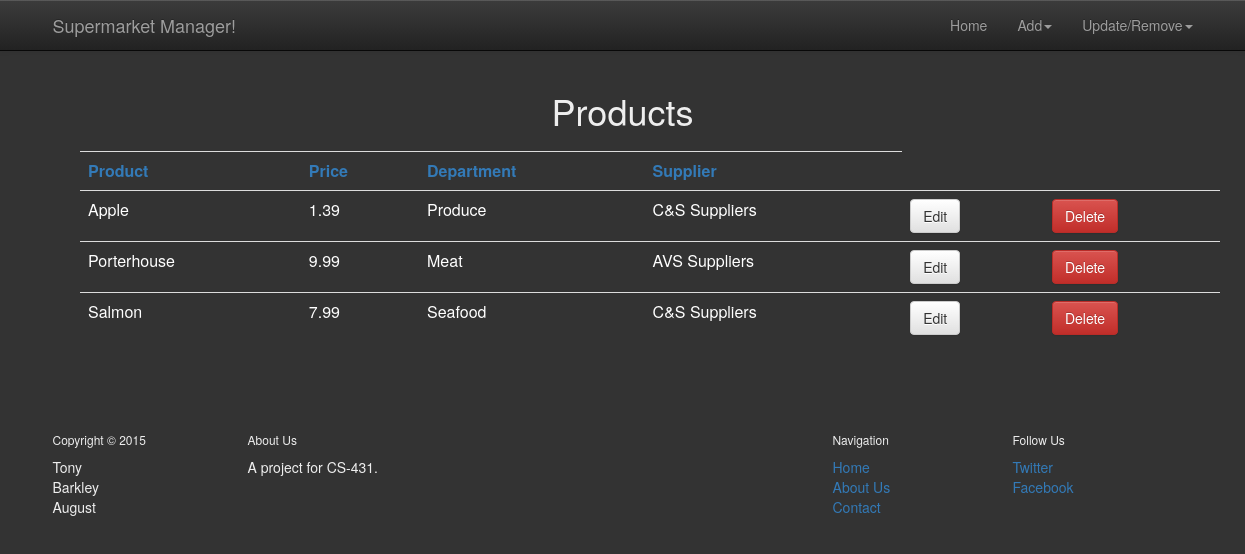
Page /updateProd.php on the earlier database version.
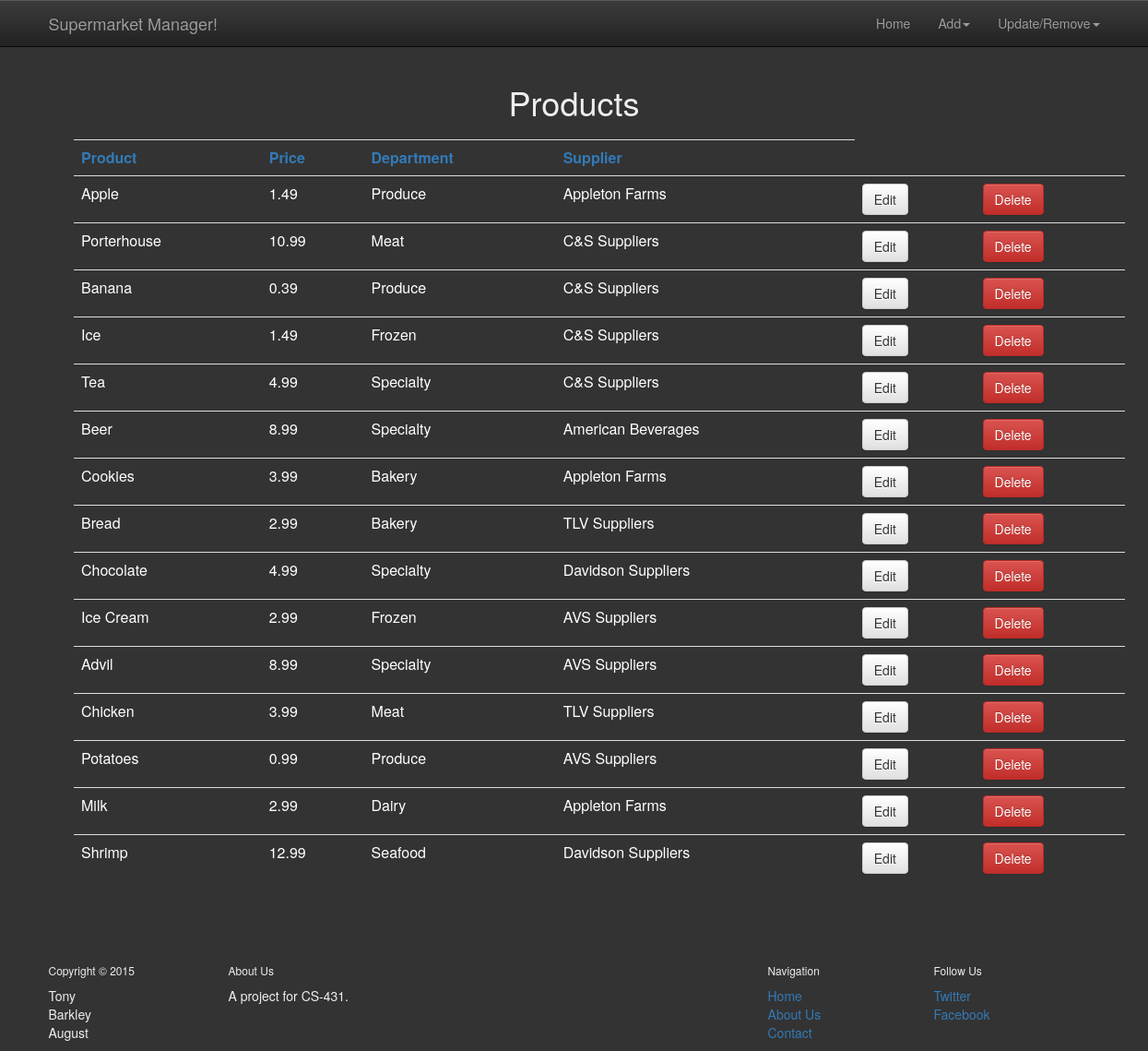
Same page on the later database version.
### tables this page shows
CREATE TABLE IF NOT EXISTS `PRODUCT` (
  `Product_ID` int(11) NOT NULL AUTO_INCREMENT,
  `Product_name` varchar(45) NOT NULL,
  `Product_price` double NOT NULL,
  `Department_ID` int(11) NOT NULL,
  `Supplier_ID` int(11) NOT NULL,
  PRIMARY KEY (`Product_ID`),
  KEY `fk_PRODUCT_DEPARTMENT1_idx` (`Department_ID`),
  KEY `fk_PRODUCT_SUPPLIER1_idx` (`Supplier_ID`)
);

CREATE TABLE IF NOT EXISTS `DEPARTMENT` (
  `Department_ID` int(11) NOT NULL AUTO_INCREMENT,
  `Department_name` varchar(45) NOT NULL,
  PRIMARY KEY (`Department_ID`)
);

CREATE TABLE IF NOT EXISTS `SUPPLIER` (
  `Supplier_ID` int(11) NOT NULL AUTO_INCREMENT,
  `Supplier_name` varchar(45) NOT NULL,
  `Supplier_location` varchar(45) NOT NULL,
  `Supplier_contact` varchar(45) NOT NULL,
  PRIMARY KEY (`Supplier_ID`)
);

### updateProd.php (the view, shortened to what this page needs)
<?php
	include("header.php");
?>
<div class="container-fluid feature">
	<div class="content">
	<h1>Products</h1>
	<?php
		$s = "SELECT *
			  FROM PRODUCT p, DEPARTMENT d, SUPPLIER s
			  WHERE p.Department_ID = d.Department_ID
			  AND p.Supplier_ID = s.Supplier_ID";
		( $t = mysql_query($s) ) or die ( mysql_error() );
	?>
		<div class="container">
          <table class="table table-wrapper" colspan="0">
          <tr>
          	<th><a href="updateProd.php?sort=product">Product</a></th>
          	<th><a href="updateProd.php?sort=price">Price</a></th>
          	<th><a href="updateProd.php?sort=dept">Department</a></th>
          	<th><a href="updateProd.php?sort=supplier">Supplier</a></th>
          </tr>
	<?php
	while ( $row = mysql_fetch_assoc($t) ) :
  		$id = $row['Product_ID'];
  		$product=$row['Product_name'];
  		$price=$row['Product_price'];
  		$department=$row['Department_name'];
  		$supplier=$row['Supplier_name'];
	?>
		<form action="<?php echo htmlspecialchars($_SERVER["PHP_SELF"]);?>" method="post">
             <tr>
				<td>
					<?php echo $product; ?>
				</td>
				<td>
					<?php echo $price; ?>
				</td>
				<td>
					<?php echo $department; ?>
				</td>
				<td>
					<?php echo $supplier; ?>
				</td>
                <td>
                	<a class="btn btn-default" name = "update" href="edit.php?id=<?php echo $id; ?>">Edit</a>
                </td>
                <td>
                	<a class="btn btn-danger" name="delete" href="delete.php?id=<?php echo $id; ?>">Delete</a>
                </td>
             </tr>
         </form>
    <?php endwhile ; ?>
    	  </table>
		</div>
	</div>
</div>
<?php include("footer.php"); ?>

Differences in the rows shown:
changed product "Apple": Product_price "1.39" → "1.49"; Supplier_ID.Supplier_name "C&S Suppliers" → "Appleton Farms"
changed product "Porterhouse": Product_price "9.99" → "10.99"; Supplier_ID.Supplier_name "AVS Suppliers" → "C&S Suppliers"
changed product: Product_name "Salmon" → "Banana"; Product_price "7.99" → "0.39"; Department_ID.Department_name "Seafood" → "Produce"
added product: Product_name "Ice", Product_price "1.49", Department_ID.Department_name "Frozen", Supplier_ID.Supplier_name "C&S Suppliers"
added product: Product_name "Tea", Product_price "4.99", Department_ID.Department_name "Specialty", Supplier_ID.Supplier_name "C&S Suppliers"
added product: Product_name "Beer", Product_price "8.99", Department_ID.Department_name "Specialty", Supplier_ID.Supplier_name "American Beverages"
added product: Product_name "Cookies", Product_price "3.99", Department_ID.Department_name "Bakery", Supplier_ID.Supplier_name "Appleton Farms"
added product: Product_name "Bread", Product_price "2.99", Department_ID.Department_name "Bakery", Supplier_ID.Supplier_name "TLV Suppliers"
added product: Product_name "Chocolate", Product_price "4.99", Department_ID.Department_name "Specialty", Supplier_ID.Supplier_name "Davidson Suppliers"
added product: Product_name "Ice Cream", Product_price "2.99", Department_ID.Department_name "Frozen", Supplier_ID.Supplier_name "AVS Suppliers"
added product: Product_name "Advil", Product_price "8.99", Department_ID.Department_name "Specialty", Supplier_ID.Supplier_name "AVS Suppliers"
added product: Product_name "Chicken", Product_price "3.99", Department_ID.Department_name "Meat", Supplier_ID.Supplier_name "TLV Suppliers"
added product: Product_name "Potatoes", Product_price "0.99", Department_ID.Department_name "Produce", Supplier_ID.Supplier_name "AVS Suppliers"
added product: Product_name "Milk", Product_price "2.99", Department_ID.Department_name "Dairy", Supplier_ID.Supplier_name "Appleton Farms"
added product: Product_name "Shrimp", Product_price "12.99", Department_ID.Department_name "Seafood", Supplier_ID.Supplier_name "Davidson Suppliers"
